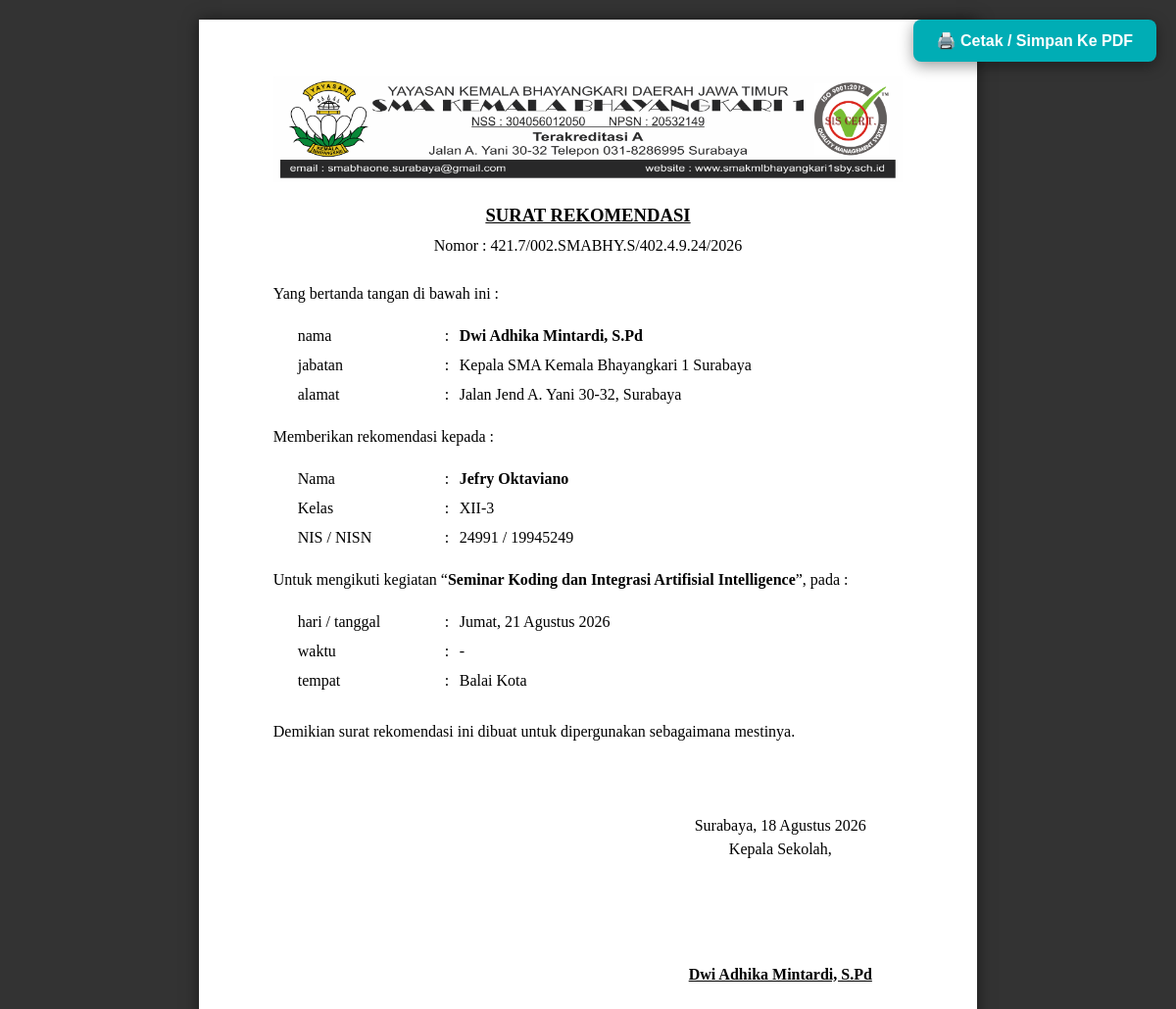
The page /surat/cetak/4 (signed in) on the database its author committed.
### tables this page shows
CREATE TABLE surat (
            id INTEGER PRIMARY KEY AUTOINCREMENT,
            jenis_surat TEXT, nomor_surat TEXT, perihal TEXT, bulan TEXT, uploaded_by TEXT,
            nama_penerima TEXT, unit TEXT, no_pegawai TEXT, kelas TEXT DEFAULT '-', no_induk_siswa TEXT DEFAULT '-',
            ttl TEXT DEFAULT '-', alamat TEXT DEFAULT '-', isi_keterangan TEXT DEFAULT '-', nama_event TEXT,
            hari_tanggal TEXT, tempat TEXT, tgl_surat TEXT DEFAULT '-',
            lampiran TEXT DEFAULT '-', waktu TEXT DEFAULT '-', alamat_tempat TEXT DEFAULT '-',
            isi_custom_html TEXT DEFAULT '-', file_custom_path TEXT DEFAULT '-'
        );

### routes/surat_routes.py (the view, shortened to what this page needs)
@surat_bp.route('/surat/cetak/<int:surat_id>')
def cetak_surat(surat_id):
    if 'username' not in session:
        return redirect(url_for('auth_bp.login_page'))
    conn = get_db()
    cursor = conn.cursor()
    cursor.execute("SELECT * FROM surat WHERE id = ?", (surat_id,))
    surat = cursor.fetchone()
    conn.close()
    if not surat:
        return "Surat tidak ditemukan nyot!", 404
    surat_dict = dict(surat)
    surat_dict['tgl_surat_indo'] = format_tanggal_indo(surat_dict.get('tgl_surat'))
    return render_template('cetak_surat.html', surat=surat_dict)

### routes/surat_routes.py (called while the page is built)
def format_tanggal_indo(tgl_str):
    if not tgl_str or tgl_str == '-':
        return '18 Agustus 2026'
    bulan_indo = {
        '01': 'Januari', '02': 'Februari', '03': 'Maret', '04': 'April',
        '05': 'Mei', '06': 'Juni', '07': 'Juli', '08': 'Agustus',
        '09': 'September', '10': 'Oktober', '11': 'November', '12': 'Desember'
    }
    try:
        parts = tgl_str.split('-')
        if len(parts) == 3:
            thn, bln, tgl = parts
            return f"{int(tgl)} {bulan_indo.get(bln, bln)} {thn}"
    except Exception:
        pass
    return tgl_str

def get_db():
    conn = sqlite3.connect('arsip_kantor.db')
    conn.row_factory = sqlite3.Row
    return conn

### templates/cetak_surat.html (shortened to what this page needs)
<!DOCTYPE html>
<html lang="id">
<head>
</head>
<body>
    <button class="btn-print" onclick="window.print()">🖨️ Cetak / Simpan Ke PDF</button>
    <div class="paper">
        <div class="kop-container">
            <img src="{{ url_for('static', filename='img/kop.png') }}" class="kop-surat-img" alt="Kop Surat SMA Kemala Bhayangkari 1">
        </div>
        <div class="judul-surat">SURAT REKOMENDASI</div>
        <div class="nomor-surat">Nomor : {{ surat['nomor_surat'] }}</div>
        <p>Yang bertanda tangan di bawah ini :</p>
        <table class="form-table">
            <tr><td width="150">nama</td><td width="15">:</td><td><b>Dwi Adhika Mintardi, S.Pd</b></td></tr>
            <tr><td>jabatan</td><td>:</td><td>Kepala SMA Kemala Bhayangkari 1 Surabaya</td></tr>
            <tr><td>alamat</td><td>:</td><td>Jalan Jend A. Yani 30-32, Surabaya</td></tr>
        </table>
        <p>Memberikan rekomendasi kepada :</p>
        <table class="form-table">
            <tr><td width="150">Nama</td><td width="15">:</td><td><b>{{ surat['nama_penerima'] if surat['nama_penerima'] else '-' }}</b></td></tr>
            {% if surat['kelas'] and surat['kelas'] != '-' %}
                <tr><td>Kelas</td><td>:</td><td>{{ surat['kelas'] }}</td></tr>
                <tr><td>NIS / NISN</td><td>:</td><td>{{ surat['no_induk_siswa'] if surat['no_induk_siswa'] else '-' }}</td></tr>
            {% else %}
                <tr><td>Jabatan / Unit</td><td>:</td><td>{{ surat['unit'] if surat['unit'] else '-' }}</td></tr>
                <tr><td>NIP / NTY</td><td>:</td><td>{{ surat['no_pegawai'] if surat['no_pegawai'] else '-' }}</td></tr>
            {% endif %}
        </table>
        <p>Untuk mengikuti kegiatan “<b>{{ surat['nama_event'] if surat['nama_event'] else surat['perihal'] }}</b>”, pada :</p>
        <table class="form-table">
            <tr><td width="150">hari / tanggal</td><td width="15">:</td><td>{{ surat['hari_tanggal'] if surat['hari_tanggal'] else '-' }}</td></tr>
            <tr><td>waktu</td><td>:</td><td>{{ surat['waktu'] if surat['waktu'] else '-' }}</td></tr>
            <tr><td>tempat</td><td>:</td><td>{{ surat['tempat'] if surat['tempat'] else '-' }}</td></tr>
        </table>
        <p style="margin-top: 25px;">Demikian surat rekomendasi ini dibuat untuk dipergunakan sebagaimana mestinya.</p>
        <div class="ttd-container">
            <p>Surabaya, {{ surat['tgl_surat_indo'] }}<br>Kepala Sekolah,</p>
            <br><br><br>
            <p><b><u>Dwi Adhika Mintardi, S.Pd</u></b></p>
        </div>
    </div>
</body>
</html>

### templates/cetak_surat.html (style rules this page uses)
* { box-sizing: border-box; }
body { font-family: 'Times New Roman', Times, serif; font-size: 12pt; line-height: 1.5; color: #000; background: #333; margin: 0; padding: 20px 0; }
.paper { width: 210mm; min-height: 330mm; padding: 15mm 20mm 20mm 20mm; background: #fff; margin: 0 auto; box-shadow: 0 0 15px rgba(0,0,0,0.5); display: block; }
.kop-container { width: 100%; margin-bottom: 20px; text-align: center; }
.kop-surat-img { width: 100%; max-width: 100%; height: auto; display: block; }
.judul-surat { text-align: center; font-weight: bold; font-size: 14pt; text-decoration: underline; margin-bottom: 5px; text-transform: uppercase; }
.nomor-surat { text-align: center; margin-bottom: 25px; }
table.form-table { width: 100%; margin-left: 20px; margin-bottom: 15px; border-collapse: collapse; }
table.form-table td { padding: 3px 5px; vertical-align: top; }
.ttd-container { float: right; width: 250px; text-align: center; margin-top: 40px; }
.btn-print { position: fixed; top: 20px; right: 20px; padding: 12px 24px; background: #00adb5; color: white; border: none; border-radius: 8px; font-weight: bold; font-size: 1rem; cursor: pointer; box-shadow: 0 4px 15px rgba(0,0,0,0.4); z-index: 9999; }

### rows shown on the page
surat: nomor_surat "421.7/002.SMABHY.S/402.4.9.24/2026", nama_penerima "Jefry Oktaviano", kelas "XII-3", no_induk_siswa "24991 / 19945249", nama_event "Seminar Koding dan Integrasi Artifisial Intelligence", hari_tanggal "Jumat, 21 Agustus 2026", waktu "-", tempat "Balai Kota"

### other values the page prints
{{ surat['tgl_surat_indo'] }} "18 Agustus 2026"
